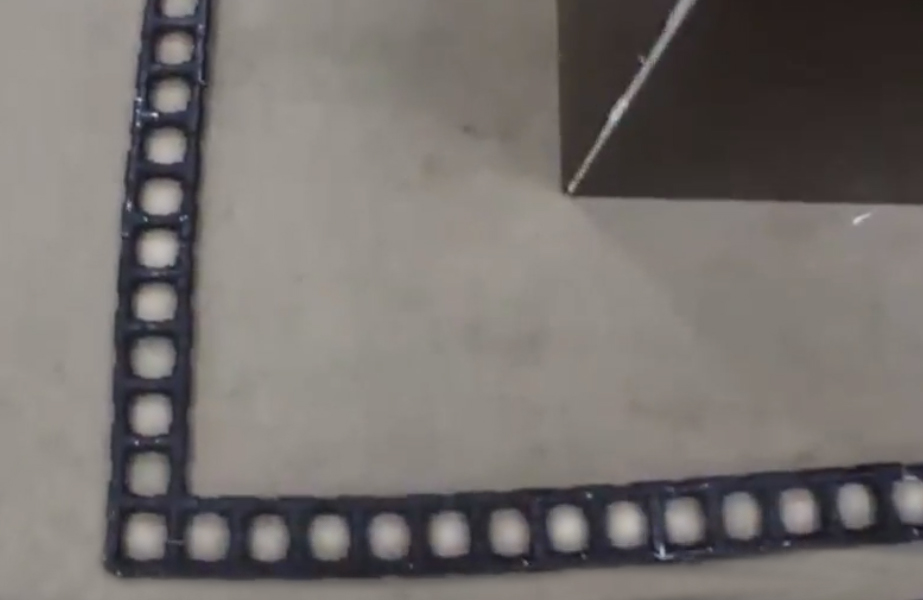
#> input picture underwater image tasks/test/test-5.jpg, 923 x 600 px
$ python vector_test.py   (older library calls are emulated)
#> lines starting #> are read from the running program, lines starting #| are printed output that depends on the picture; after the words box and inside, x2 and y2 are one past the last pixel; in counts of white or black regions, pixels touching at a corner belong together
#!/usr/bin/python3

import cv2
import numpy as np


def origin (img):

        def distance (check,hull_ex) :
                dis = 0
                for point in hull_ex:
                        dis = dis + np.sqrt((check[0,0]-point[0,0])**2+(check[0,1]-point[0,1])**2)
                return dis

        height,width,_=img.shape
        img_g = cv2.cvtColor(img,cv2.COLOR_BGR2GRAY)
        _,black = cv2.threshold(img_g,100,255,cv2.THRESH_BINARY)
        black = cv2.morphologyEx(black, cv2.MORPH_OPEN, np.ones((8,8),np.uint8))

        _,contours, hierarchy=cv2.findContours(cv2.bitwise_not(black),cv2.RETR_TREE,cv2.CHAIN_APPROX_NONE)

        #contours = sorted(contours,key=lambda x:cv2.contourArea(x), reverse=True)

        calc_area = lambda x:cv2.boundingRect(x)[2]*cv2.boundingRect(x)[3]
        contours = sorted(contours, key=calc_area, reverse=True)

        if len(contours) > 2 :

                hull=cv2.convexHull(contours[0])
                past=0
                corner=hull[0]
                hull_ex_x=[]
                hull_ex_y=[]

                #hull_ex = [ex for ex in hull if ex[0,0]<=5 or ex[0,0]>=width-5 or ex[0,1]<=5 or ex[0,1]>=height-5]

                for i in range(len(hull)) :
                        ex=hull[i]
                        if ex[0,0]<=5 or ex[0,0]>=width-5 :
                                hull_ex_x.append(ex)
                                np.delete(hull,i)
                        if ex[0,1]<=5 or ex[0,1]>=height-5:
                                hull_ex_y.append(ex)
                                np.delete(hull,i)

                for check in range(len(hull)) :
                        dis = distance(hull[check], hull_ex_x) + distance(hull[check], hull_ex_y)
                        if dis>past :
                                past = dis
                                corner = hull[check]

                dummy=0

                if len(hull_ex_x)==0 or len(hull_ex_y)==0 :
                        return   True,corner,contours[1],black,False,0,0,0

                for pt_x in hull_ex_x :
                        for pt_y in hull_ex_y :

                                ba = pt_x[0] - corner[0]
                                bc = pt_y[0] - corner[0]

                                cosine_angle = np.dot(ba, bc) / (np.linalg.norm(ba) * np.linalg.norm(bc))
                                angle = np.arccos(cosine_angle)

                                if dummy==0 :
                                        dummy=1
                                        xangle=angle
                                        co_x=pt_x
                                        co_y=pt_y

                                elif angle > xangle :
                                        xangle=angle
                                        co_x=pt_x
                                        co_y=pt_y

                hull_temp=cv2.convexHull(contours[1])
                hull_temp=sorted(hull_temp,key=lambda x:np.sqrt((x[0,0]-corner[0,0])**2+(x[0,1]-corner[0,1])**2))

                return True,corner,contours[1],black,True,co_x,co_y,hull_temp[0]

        else :
                return False,0,0,black,False,0,0,0

def get_prespective(img,black,temp_pt,corner,x,y,height,width):

        pts1 = np.float32([corner[0],y[0],x[0]])
        pts2 = np.float32([[0,height],[0,0],[width,height]])

        M = cv2.getAffineTransform(pts1,pts2)

        dst = cv2.warpAffine(img,M,(width,height))
        dst_b = cv2.warpAffine(black,M,(width,height))

        ones = np.ones(shape=(len(temp_pt), 1))

        points_ones = np.hstack([temp_pt, ones])

        rotated_point = M.dot(points_ones.T)

        dst= cv2.circle(dst,(rotated_point[0],rotated_point[1]),5,(255,0,0),-1)

        return dst,dst_b,rotated_point

def square (black):

        height,width=black.shape
        _,contours, hierarchy=cv2.findContours(black,cv2.RETR_TREE,cv2.CHAIN_APPROX_NONE)
        contours = sorted(contours, key=lambda x:np.sqrt((cv2.minEnclosingCircle(x)[0][0])**2+(cv2.minEnclosingCircle(x)[0][1]-height)**2), reverse=False)
        points=cv2.boundingRect(contours[0])

        #x,y,w,h
        return points

def count(dst_b,square_p,rotated_point):

        count_x=dst_b[square_p[1]+int(square_p[3]*0.3):square_p[1]+int(square_p[3]*0.7),square_p[0]:int(rotated_point[0])-int(square_p[2]*0.4)]
        count_y=dst_b[int(rotated_point[1])+int(square_p[3]*0.4):square_p[1]+square_p[3],square_p[0]+int(square_p[2]*0.3):square_p[0]+int(square_p[2]*0.7)]

        _,contour_x, hierarchy=cv2.findContours(count_x,cv2.RETR_TREE,cv2.CHAIN_APPROX_NONE)
        _,contour_y, hierarchy=cv2.findContours(count_y,cv2.RETR_TREE,cv2.CHAIN_APPROX_NONE)

        return len(contour_x),len(contour_y)

def vector(img):

        #ret, img = cap.read()
        #img = cv2.imread("test/test-5.jpg")

        height,width,_=img.shape

        vector_length = -1
        vector_angle = -1

        step_x = -1
        step_y = -1

        check,corner,temp,black,check_co,x,y,temp_pt=origin(img)
        print(temp_pt)

        if check :

                if check_co :

                        dst,dst_b,rotated_point=get_prespective(img,black,temp_pt,corner,x,y,height,width)

                        square_p=square(dst_b)

                        step_x,step_y=count(dst_b,square_p,rotated_point)

                        #print(step_x,"   ",step_y)

                        co_x = (step_x+7.5)*1.5
                        co_y = (step_y+7.5)*1.5

                        vector_length = np.sqrt(co_x**2+co_y**2)
                        vector_angle = np.degrees(np.arctan(co_y/co_x))

                        print("V = ({},{})".format(vector_length,vector_angle))

                        img= cv2.line(img,(corner[0,0],corner[0,1]),(x[0,0],x[0,1]),(0,0,255),3)
                        img= cv2.line(img,(corner[0,0],corner[0,1]),(y[0,0],y[0,1]),(0,0,255),3)

                img=cv2.drawContours(img,temp,-1,(0,255,0),3)
                img= cv2.circle(img,(corner[0,0],corner[0,1]),5,(0,255,0),-1)
                img= cv2.circle(img,(temp_pt[0,0],temp_pt[0,1]),5,(255,0,0),-1)

        return (img,vector_length,vector_angle,step_x,step_y)

# [4 lines of commented-out code are left out]

if __name__ == "__main__":

        test = cv2.imread("test/test-5.jpg")
#> test is the input picture: shape (600, 923, 3); mean B, G, R 109.6, 112.8, 117.9
        #while True :
        res = vector(test)[0]
#> in origin, `_,black = cv2.threshold(img_g,100,255,cv2.THRESH_BINARY)`:
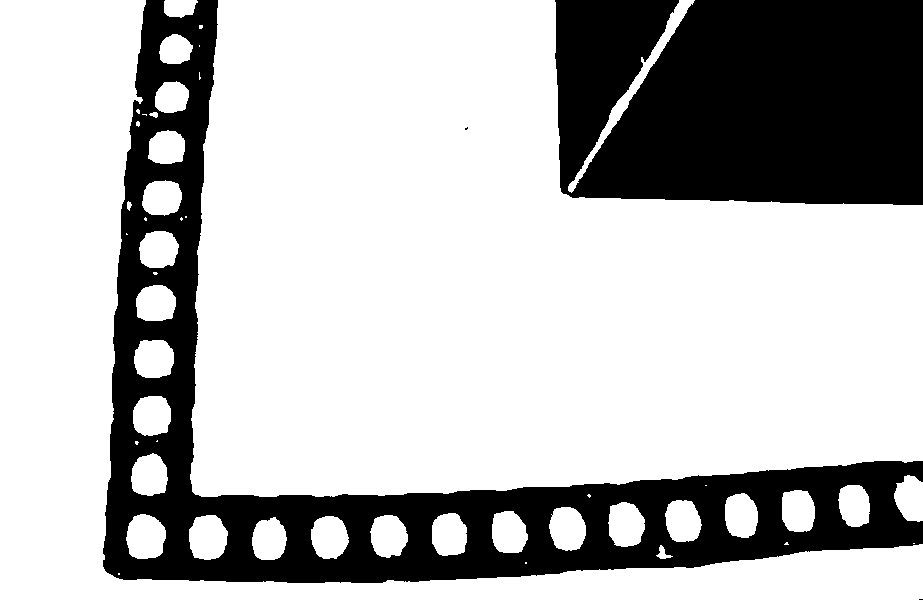
#> black: shape (600, 923); 72.4% white; 4 black regions (2 under 20 px), largest, box (x1, y1, x2, y2) and area: (103, 0, 923, 583) 81277, (555, 0, 923, 205) 71597
#> in origin, `black = cv2.morphologyEx(black, cv2.MORPH_OPEN, np.ones((8,8),np.uint8))`:
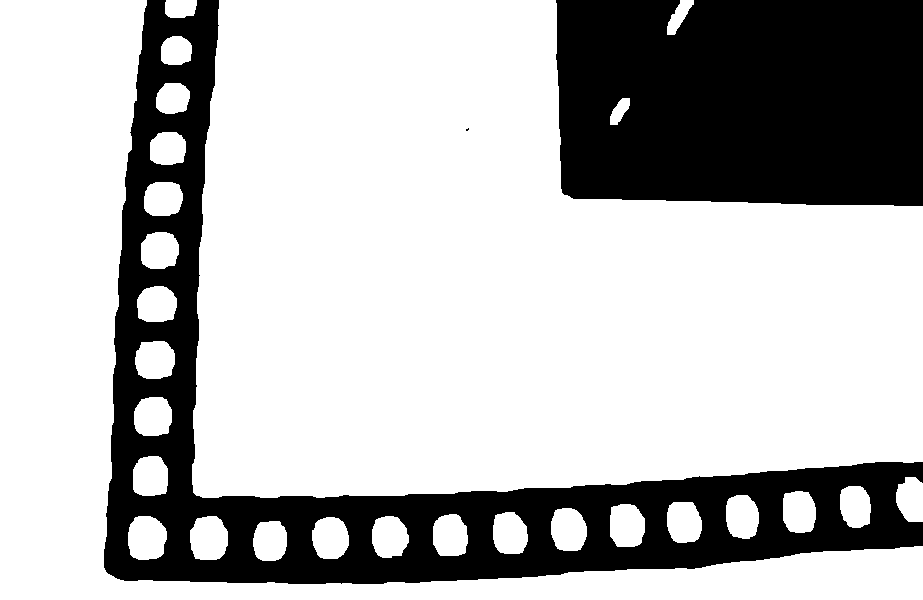
#> black: shape (600, 923); 72% white; 3 black regions (1 under 20 px)
#> in origin, `_,contours, hierarchy=cv2.findContours(cv2.bitwise_not(black),cv2.RETR..`: contours = 26 contours, 1 with area under 20; largest, box (x1, y1, x2, y2) and area: (104, 0, 923, 584) 106955, (556, 0, 923, 206) 72626, (127, 515, 168, 561) 1494, (189, 515, 229, 561) 1467, (609, 503, 646, 548) 1363
#> in origin, `hull=cv2.convexHull(contours[0])`: hull = contour of 25 points, box (x1, y1, x2, y2) (104, 0, 923, 584), area 296698
#> in origin, `corner=hull[0]`: corner = [[218, 0]]
#> the loop in origin, `for i in range(len(hull)) :` made 25 passes
#> ex on passes 1 to 12: [[218, 0]], [[922, 462]], [[922, 545]], [[913, 546]], [[894, 548]], [[694, 568]], [[521, 577]], [[419, 582]], [[383, 583]], [[288, 583]], [[227, 582]], [[124, 580]]
#> after the loop in origin, `for i in range(len(hull)) :`: hull_ex_x = [[[922, 462]], [[922, 545]]]; hull_ex_y = [[[218, 0]], [[147, 0]]]
#> the loop in origin, `for check in range(len(hull)) :` made 25 passes
#> (dis, past, corner) on passes 1, 2, 3, 6, 7, 8, 9, 10, 11, 12, 13, 14: (1803.4, 1803.4, [[218, 0]]), (1827.3, 1827.3, [[922, 462]]), (1920.7, 1920.7, [[922, 545]]), (2010.2, 2010.2, [[694, 568]]), (2158.8, 2158.8, [[521, 577]]), (2279.6, 2279.6, [[419, 582]]), (2327.6, 2327.6, [[383, 583]]), (2467.6, 2467.6, [[288, 583]]), (2570.8, 2570.8, [[227, 582]]), (2773.5, 2773.5, [[124, 580]]), (2780.1, 2780.1, [[120, 579]]), (2784.5, 2784.5, [[117, 578]])
#> dis on passes 4, 5, 18, 19, 20, 21: 1918, 1915.3, 2790, 2752, 2308.9, 2148.4
#> after the loop in origin, `for check in range(len(hull)) :`: past = 2794
#> the loop in origin, `for pt_x in hull_ex_x :` made 2 passes
#> after the loop in origin, `for pt_x in hull_ex_x :`: co_x = [[922, 545]]; co_y = [[147, 0]]; dummy = 1; xangle = 1.47
#> in origin, `hull_temp=cv2.convexHull(contours[1])`: hull_temp = contour of 10 points, box (x1, y1, x2, y2) (556, 0, 923, 206), area 73526
#> in origin, `hull_temp=sorted(hull_temp,key=lambda x:np.sqrt((x[0,0]-corner[0,0])**..`: hull_temp = [[[562, 192]], [[564, 194]], [[561, 188]], [[573, 198]], [[556, 59]], [[556, 0]], [[806, 204]], [[894, 205]], [[922, 205]], [[922, 0]]]
#> in vector, `check,corner,temp,black,check_co,x,y,temp_pt=origin(img)`: check = True; corner = [[106, 571]]; temp = contour of 1188 points, box (x1, y1, x2, y2) (556, 0, 923, 206), area 72626; check_co = True; x = [[922, 545]]; y = [[147, 0]]; temp_pt = [[562, 192]]
#| [[562 192]]
#> in get_prespective, `pts1 = np.float32([corner[0],y[0],x[0]])`: pts1 = [[106, 571], [147, 0], [922, 545]]
#> in get_prespective, `pts2 = np.float32([[0,height],[0,0],[width,height]])`: pts2 = [[0, 600], [0, 0], [923, 600]]
#> in get_prespective, `M = cv2.getAffineTransform(pts1,pts2)`: M = [[1.13, 0.0814, -166.7], [0.0336, 1.05, -4.93]]
#> in get_prespective, `dst = cv2.warpAffine(img,M,(width,height))`:
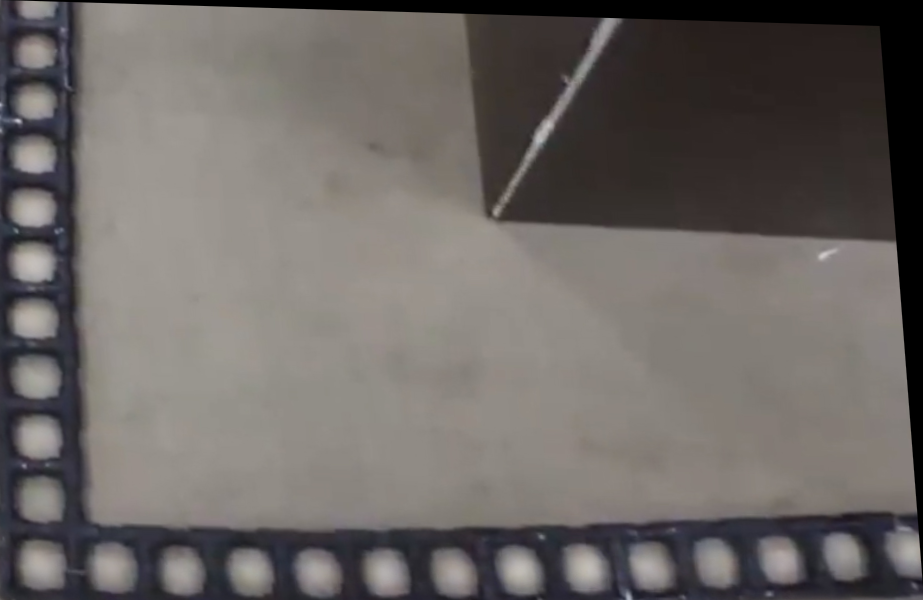
#> dst: shape (600, 923, 3); mean B, G, R 100.5, 103.3, 108.3
#> in get_prespective, `dst_b = cv2.warpAffine(black,M,(width,height))`:
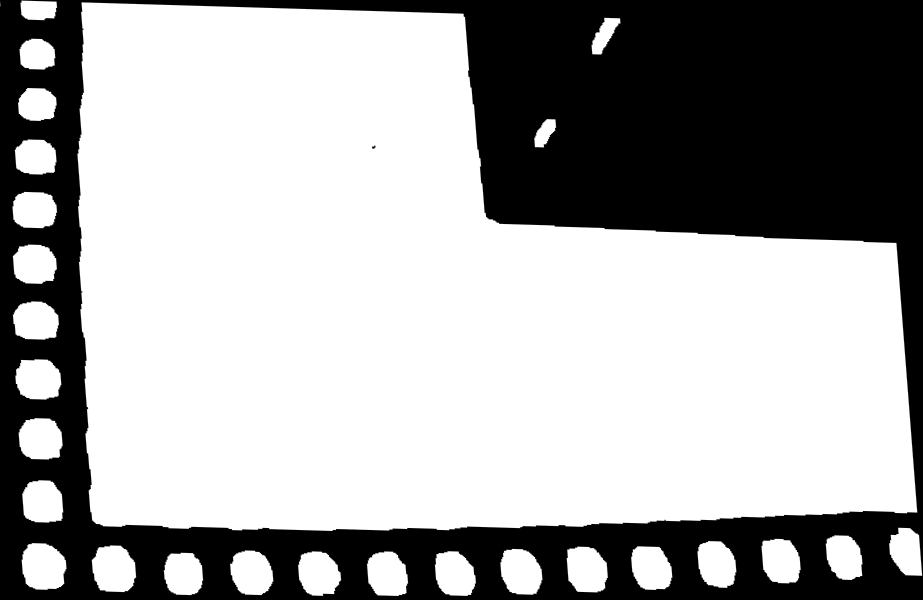
#> dst_b: shape (600, 923); min 0, max 255, mean 166.6
#> in get_prespective, `ones = np.ones(shape=(len(temp_pt), 1))`: ones = [1]
#> in get_prespective, `points_ones = np.hstack([temp_pt, ones])`: points_ones = [[562, 192, 1]]
#> in get_prespective, `rotated_point = M.dot(points_ones.T)`: rotated_point = [486.1, 216.1]
#> (the run stopped early here; a loop or call above may not have finished)
